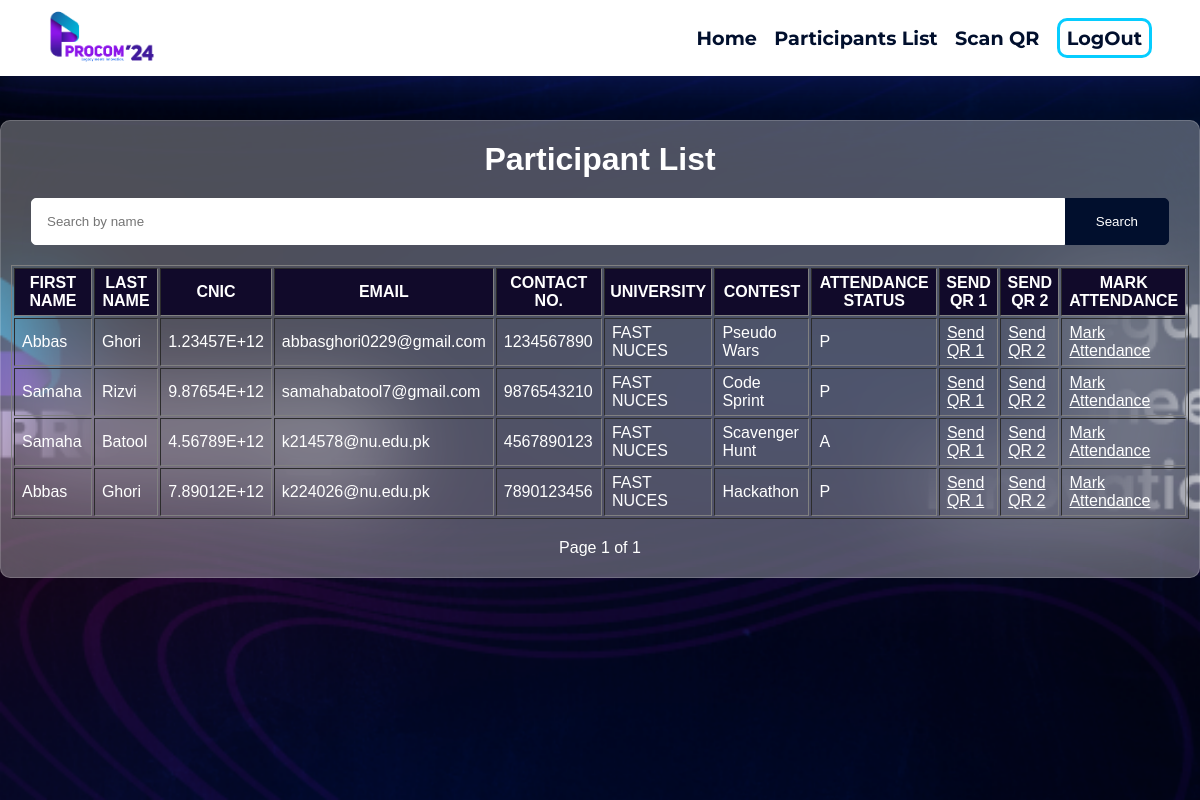
The app's page /participants/ (signed in), older data.
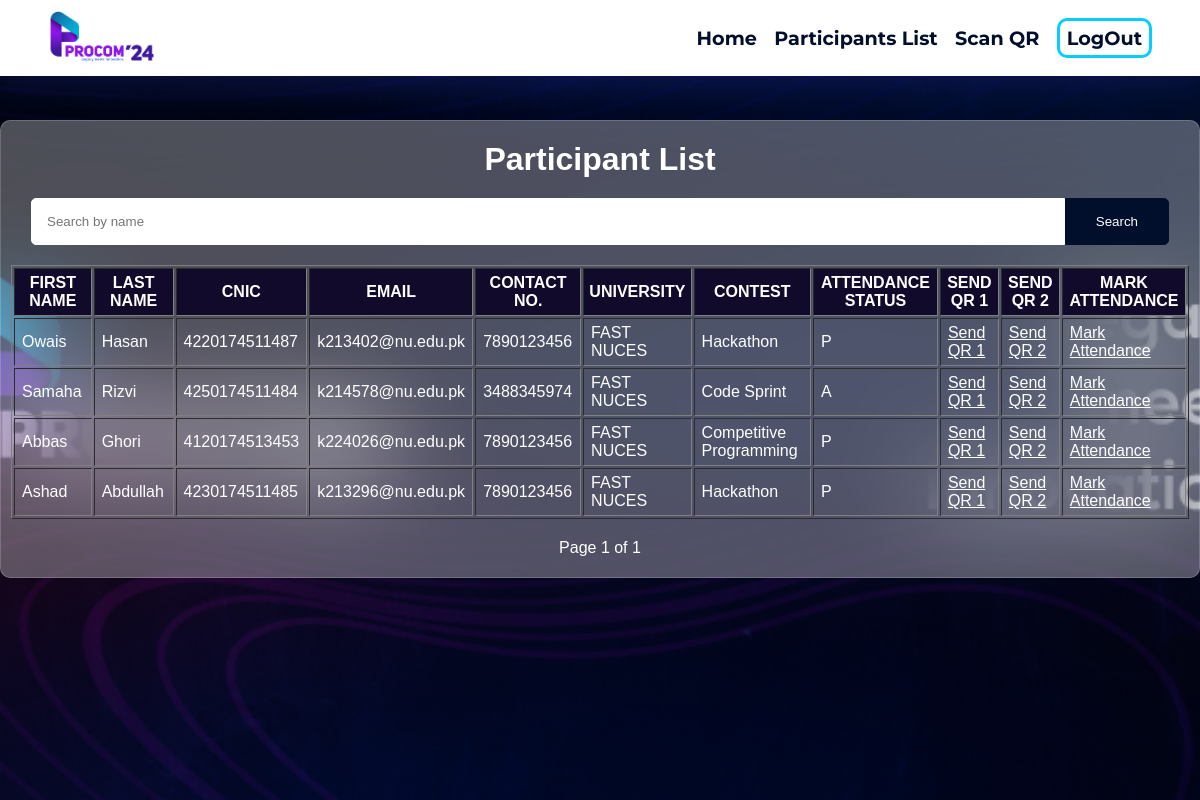
The same page, newer data.
### registration/models.py (models this page shows, shortened)
class Participants(models.Model):
    participantID = models.AutoField(primary_key=True)
    firstname = models.CharField(max_length=255)
    lastname = models.CharField(max_length=255)
    cnic = models.CharField(max_length=13, unique=True, default='')  # CNIC field added
    email = models.EmailField()
    phonenumber = models.CharField(max_length=20)
    universityname = models.CharField(max_length=255)
    contestname = models.CharField(max_length=255)
    attendanceStatus = models.CharField(max_length=255, default='A')

### registration/views.py (the view)
# urls.py: path('participants/', participant_list, name='participant_list'),
def participant_list(request):
    if 'user_id' in request.session:
        search_query = request.GET.get('search', '')
        page = request.GET.get('page', 1)
        print(request.user)
        if search_query:
            search_terms = search_query.split()
            first_name_q = Q()
            last_name_q = Q()
            for term in search_terms:
                first_name_q |= Q(firstname__icontains=term)
                last_name_q |= Q(lastname__icontains=term)
            participants = Participants.objects.filter(first_name_q | last_name_q)
        else:
            participants = Participants.objects.all()
        paginator = Paginator(participants, 10)  # Show 10 participants per page
        try:
            participants = paginator.page(page)
        except PageNotAnInteger:
            participants = paginator.page(1)
        except EmptyPage:
            participants = paginator.page(paginator.num_pages)
        context = {'participants': participants, 'search_query': search_query}
        return render(request, 'participant_list.html', context)
    else:
        return render(request, 'login.html')

### registration/templates/participant_list.html (shortened to what this page needs)
{% load static %}
<!DOCTYPE html>
<html lang="en">
  <head>
    <link
      href="https://unpkg.com/boxicons@2.1.4/css/boxicons.min.css"
      rel="stylesheet"
    />
    <link
      href="https://unpkg.com/boxicons@2.1.4/css/boxicons.min.css"
      rel="stylesheet"
    />
    <link rel="stylesheet" href="{% static 'nav.css' %}" />
    <link rel="stylesheet" href="{% static 'style.css' %}" />
  </head>
  <body>
    <div class="background-image"></div>
    <nav>
      <div class="logo">
        <a href="{% url 'home' %}">
          <img
            src="{% static 'PROCOM24_LOGO.png' %}"
            alt="logo"
            class="logo-image"
          />
        </a>
      </div>
      <div class="right-nav">
        <ul class="right-ul">
          <li>
            <a href="{% url 'home' %}" class="underline-animation">Home</a>
          </li>
          <li>
            <a href="{% url 'participant_list' %}" class="underline-animation"
              >Participants List</a
            >
          </li>
          <li>
            <a href="{% url 'scan_qr' %}" class="underline-animation"
              >Scan QR</a
            >
          </li>
          <li><a href="{% url 'logout' %}" class="logout">LogOut</a></li>
        </ul>
      </div>
    </nav>
    <div class="outerdiv">
      <div class="innerdiv">
        <h1 class="mainhead">Participant List</h1>
        <form
          method="get"
          action="{% url 'participant_list' %}"
          class="search-form"
        >
          <input
            type="text"
            name="search"
            placeholder="Search by name"
            value="{{ search_query }}"
          />
          <button type="submit">Search</button>
        </form>
        <div class="table">
          <table border="1" class="datatable">
            <thead>
              <tr>
                <th class="tabheadings">First Name</th>
                <th class="tabheadings">Last Name</th>
                <th class="tabheadings">CNIC</th>
                <th class="tabheadings">Email</th>
                <th class="tabheadings">Contact NO.</th>
                <th class="tabheadings">University</th>
                <th class="tabheadings">Contest</th>
                <th class="tabheadings">Attendance Status</th>
                <th class="tabheadings">Send QR 1</th>
                <th class="tabheadings">Send QR 2</th>
                <th class="tabheadings">Mark Attendance</th>
              </tr>
            </thead>
            <tbody>
              {% for participant in participants|slice:":10" %}
              <tr>
                <td>{{ participant.firstname }}</td>
                <td>{{ participant.lastname }}</td>
                <td>{{ participant.cnic }}</td>
                <td>{{ participant.email }}</td>
                <td>{{ participant.phonenumber }}</td>
                <td>{{ participant.universityname }}</td>
                <td>{{ participant.contestname }}</td>
                <td>{{ participant.attendanceStatus }}</td>
                <td>
                  <a href="{% url 'send_qr' participant.participantID 1 %}"
                    >Send QR 1</a
                  >
                </td>
                <td>
                  <a href="{% url 'send_qr' participant.participantID 2 %}"
                    >Send QR 2</a
                  >
                </td>
                <td>
                  <a
                    href="{% url 'manual_attendance' participant.participantID %}"
                    >Mark Attendance</a
                  >
                </td>
              </tr>
              {% endfor %}
            </tbody>
          </table>
        </div>
        <div class="pagination">
          <span class="step-links">
              <span class="current">
                  Page {{ participants.number }} of {{ participants.paginator.num_pages }}
              </span>
          </span>
      </div>
    </div>
  </body>
</html>

### registration/templates/static/nav.css (style rules this page uses)
* { margin: 0; padding: 0; box-sizing: border-box; }
nav { position: fixed; top: 0; left: 0; width: 100%; z-index: 1000; background: white; box-shadow: 0 8px 32px 0 rgba(31, 38, 135, 0.37); border: 1px solid rgba(255, 255, 255, 0.18); display: flex; justify-content: space-between; margin: auto; flex-direction: row; padding: 0px 35px; }
.logo { cursor: pointer; padding: 5px; transition: all 0.5s ease; }
.logo-image { height: 60px; }
.right-ul { list-style-type: none; padding: 0; margin: 0; font-size: larger; }
.right-ul li { display: inline; margin-right: 12px; }
.right-ul .underline-animation { display: inline-block; position: relative; text-decoration: none; font-family: 'Montserrat', sans-serif; font-weight: 650; color: rgb(1, 15, 45); transition: transform 0.25s ease-out; }
.right-ul .underline-animation::after { content: ''; position: absolute; width: 100%; transform: scaleX(0); height: 3px; bottom: -4px; left: 0; background-color: #06CDFF; transform-origin: bottom right; transition: transform 0.4s ease-out; }
.right-nav { display: flex; align-items: center; gap: 30px; transition: all 0.5s ease; }
.logout { border: 3px solid #06CDFF; border-radius: 10px; padding: 5px 7px; text-decoration: none; font-family: 'Montserrat', sans-serif; font-weight: 650; color: rgb(1, 15, 45); transition: transform 0.25s ease-out; }

### registration/templates/static/style.css (style rules this page uses)
body { margin: 0; padding: 0; background-color: #333; font-family: Trebuchet MS, sans-serif; }
.background-image { position: fixed; top: 0; left: 0; width: 100%; height: 100%; background-image: url('background2.png'); background-size: cover; background-position: center; z-index: -1; }
.outerdiv { display: flex; justify-content: center; position: relative; z-index: 1; }
.innerdiv { z-index: 2; margin-top: 15vh; margin-bottom: 8vh; background: rgba( 255, 255, 255, 0.3); padding: 0px 10px; backdrop-filter: blur( 50px ); -webkit-backdrop-filter: blur( 50px ); border: 1px solid rgba( 255, 255, 255, 0.18 ); border-radius: 10px; overflow: auto; }
.mainhead { text-align: center; color: #fff; margin: 10px; margin-top: 20px; }
.datatable { color: #fff; }
.tabheadings { background-color: #110a2a; text-transform: uppercase; padding: 5px; }
a { color: #fff; }
td { padding: 5px 7px; }
.pagination { display: flex; justify-content: center; }
.step-links { width: 100%; display: flex; justify-content: space-between; padding: 20px 20px; }
.current { color: #fff; }
.search-form { margin: 20px; display: flex; align-items: center; }
.search-form input[type="text"] { flex-grow: 1; padding: 15px; border: 1px solid #fff; border-radius: 5px 0 0 5px; font-family: Trebuchet MS, sans-serif; }
.search-form button { padding: 15px 30px; background-color: #010f2d; color: #fff; border: 1px solid #010f2d; border-radius: 0 5px 5px 0; cursor: pointer; font-family: Trebuchet MS, sans-serif; }

Row changes from the older to the newer data that the page shows:
removed Participants: firstname "Abbas", lastname "Ghori", cnic "1.23457E+12", email "abbasghori0229@gmail.com", phonenumber "1234567890", universityname "FAST NUCES", contestname "Pseudo Wars", attendanceStatus "P"
removed Participants: firstname "Samaha", lastname "Rizvi", cnic "9.87654E+12", email "samahabatool7@gmail.com", phonenumber "9876543210", universityname "FAST NUCES", contestname "Code Sprint", attendanceStatus "P"
removed Participants: firstname "Samaha", lastname "Batool", cnic "4.56789E+12", email "k214578@nu.edu.pk", phonenumber "4567890123", universityname "FAST NUCES", contestname "Scavenger Hunt", attendanceStatus "A"
removed Participants: firstname "Abbas", lastname "Ghori", cnic "7.89012E+12", email "k224026@nu.edu.pk", phonenumber "7890123456", universityname "FAST NUCES", contestname "Hackathon", attendanceStatus "P"
added Participants: firstname "Owais", lastname "Hasan", cnic "4220174511487", email "k213402@nu.edu.pk", phonenumber "7890123456", universityname "FAST NUCES", contestname "Hackathon", attendanceStatus "P"
added Participants: firstname "Samaha", lastname "Rizvi", cnic "4250174511484", email "k214578@nu.edu.pk", phonenumber "3488345974", universityname "FAST NUCES", contestname "Code Sprint", attendanceStatus "A"
added Participants: firstname "Abbas", lastname "Ghori", cnic "4120174513453", email "k224026@nu.edu.pk", phonenumber "7890123456", universityname "FAST NUCES", contestname "Competitive Programming", attendanceStatus "P"
added Participants: firstname "Ashad", lastname "Abdullah", cnic "4230174511485", email "k213296@nu.edu.pk", phonenumber "7890123456", universityname "FAST NUCES", contestname "Hackathon", attendanceStatus "P"
